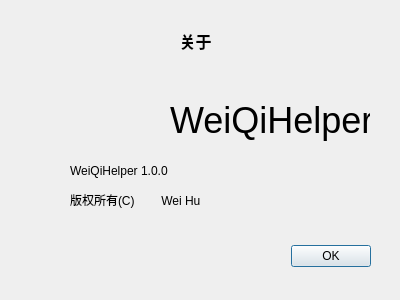
<?xml version="1.0" encoding="UTF-8"?>
<ui version="4.0">
 <class>AboutDialog</class>
 <widget class="QDialog" name="AboutDialog">
  <property name="geometry">
   <rect>
    <x>0</x>
    <y>0</y>
    <width>400</width>
    <height>300</height>
   </rect>
  </property>
  <property name="windowTitle">
   <string>Dialog</string>
  </property>
  <widget class="QDialogButtonBox" name="buttonBox">
   <property name="geometry">
    <rect>
     <x>30</x>
     <y>240</y>
     <width>341</width>
     <height>32</height>
    </rect>
   </property>
   <property name="orientation">
    <enum>Qt::Horizontal</enum>
   </property>
   <property name="standardButtons">
    <set>QDialogButtonBox::Ok</set>
   </property>
  </widget>
  <widget class="QLabel" name="label">
   <property name="geometry">
    <rect>
     <x>160</x>
     <y>20</y>
     <width>71</width>
     <height>41</height>
    </rect>
   </property>
   <property name="font">
    <font>
     <pointsize>12</pointsize>
     <bold>true</bold>
    </font>
   </property>
   <property name="text">
    <string>关于</string>
   </property>
   <property name="alignment">
    <set>Qt::AlignCenter</set>
   </property>
  </widget>
  <widget class="QLabel" name="label_2">
   <property name="geometry">
    <rect>
     <x>70</x>
     <y>150</y>
     <width>151</width>
     <height>41</height>
    </rect>
   </property>
   <property name="text">
    <string>WeiQiHelper 1.0.0</string>
   </property>
  </widget>
  <widget class="QLabel" name="label_3">
   <property name="geometry">
    <rect>
     <x>70</x>
     <y>190</y>
     <width>231</width>
     <height>20</height>
    </rect>
   </property>
   <property name="text">
    <string>版权所有(C)        Wei Hu</string>
   </property>
  </widget>
  <widget class="QLabel" name="label_4">
   <property name="geometry">
    <rect>
     <x>70</x>
     <y>70</y>
     <width>71</width>
     <height>71</height>
    </rect>
   </property>
   <property name="maximumSize">
    <size>
     <width>100</width>
     <height>100</height>
    </size>
   </property>
   <property name="text">
    <string/>
   </property>
   <property name="pixmap">
    <pixmap resource="src.qrc">:/images/appIcon.jpg</pixmap>
   </property>
   <property name="scaledContents">
    <bool>true</bool>
   </property>
  </widget>
  <widget class="QLabel" name="label_5">
   <property name="geometry">
    <rect>
     <x>170</x>
     <y>80</y>
     <width>200</width>
     <height>80</height>
    </rect>
   </property>
   <property name="minimumSize">
    <size>
     <width>100</width>
     <height>50</height>
    </size>
   </property>
   <property name="maximumSize">
    <size>
     <width>16777215</width>
     <height>16777215</height>
    </size>
   </property>
   <property name="font">
    <font>
     <pointsize>27</pointsize>
     <bold>false</bold>
    </font>
   </property>
   <property name="text">
    <string>WeiQiHelper</string>
   </property>
  </widget>
 </widget>
 <resources>
  <include location="src.qrc"/>
 </resources>
 <connections>
  <connection>
   <sender>buttonBox</sender>
   <signal>accepted()</signal>
   <receiver>AboutDialog</receiver>
   <slot>accept()</slot>
   <hints>
    <hint type="sourcelabel">
     <x>248</x>
     <y>254</y>
    </hint>
    <hint type="destinationlabel">
     <x>157</x>
     <y>274</y>
    </hint>
   </hints>
  </connection>
  <connection>
   <sender>buttonBox</sender>
   <signal>rejected()</signal>
   <receiver>AboutDialog</receiver>
   <slot>reject()</slot>
   <hints>
    <hint type="sourcelabel">
     <x>316</x>
     <y>260</y>
    </hint>
    <hint type="destinationlabel">
     <x>286</x>
     <y>274</y>
    </hint>
   </hints>
  </connection>
 </connections>
</ui>
